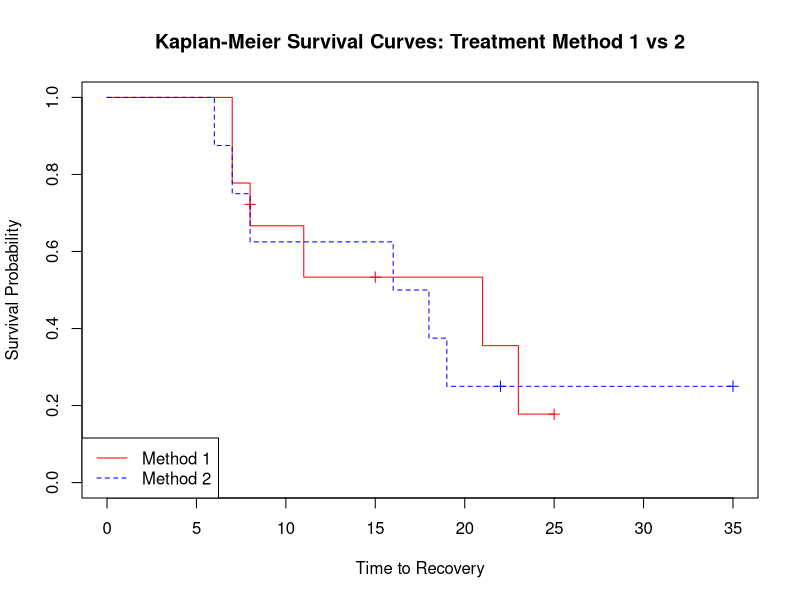

Write R code to recreate this figure.
library(survival)
recovery_times <- c(7, 11, 21, 15, 23, 8, 7, 8, 25, 6, 7, 8, 16, 18, 19, 22, 35)
censored <- c(1, 1, 1, 0, 1, 1, 1, 0, 0, 1, 1, 1, 1, 1, 1, 0, 0)
treatment <- c(rep(1, 9), rep(2, 8))
data <- data.frame(recovery_times, censored, treatment)
data
surv_obj <- Surv(time = data$recovery_times, event = data$censored)
fit <- survfit(surv_obj ~ treatment, data = data)
summary(fit)
plot(fit, col = c("red", "blue"), xlab = "Time to Recovery",
     ylab = "Survival Probability",
     main = "Kaplan-Meier Survival Curves: Treatment Method 1 vs 2",
     lty = 1:2,
     mark.time = TRUE)
legend("bottomleft",
       legend = c("Method 1", "Method 2"),
       col = c("red", "blue"),
       lty = 1:2)
log_rank_test <- survdiff(Surv(recovery_times, censored) ~ treatment, data = data)
log_rank_test